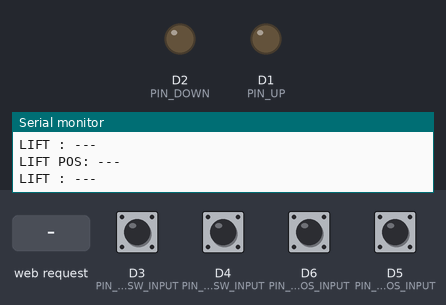
Simulated run of this sketch. Board: ESP8266 (NodeMCU). Parts: output pins drawn as LEDs (lit = HIGH), the last lines printed to the serial monitor. Inputs (shaded band) come from the test bench; at power-on: D3 (PIN_UP_SW_INPUT), D4 (PIN_DOWN_SW_INPUT), D5 (PIN_UP_POS_INPUT), D6 (PIN_DOWN_POS_INPUT) HIGH. WiFi joins after 1.5 s; servers stay silent unless stated.

Above: at 2.7 s.
2.8 s: D3 (PIN_UP_SW_INPUT) pulled LOW for 0.15 s
At 4.0 s:
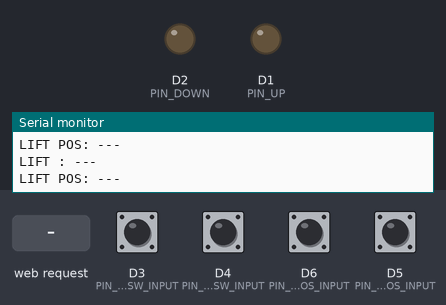
4.4 s: D4 (PIN_DOWN_SW_INPUT) pulled LOW for 0.15 s
At 4.5 s:
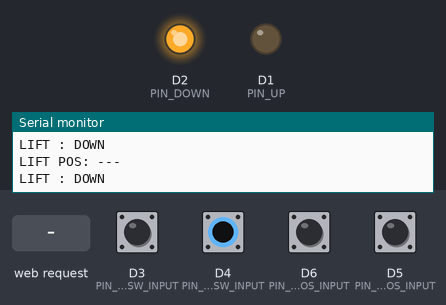
9.2 s: HTTP request GET /down received
At 10.1 s:
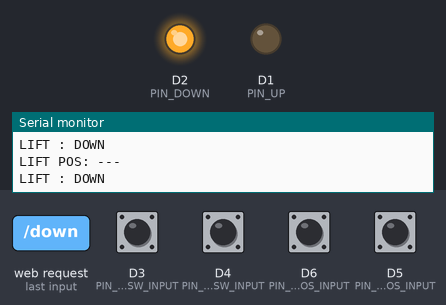
12.2 s: HTTP request GET /up received
At 13.5 s:
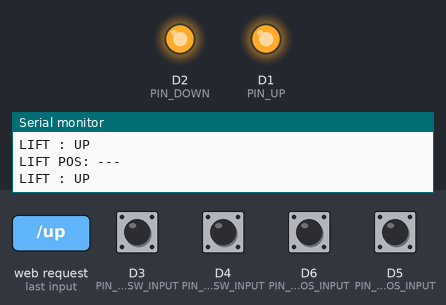
Timing chart, 0 to 14.7 s (numbered marks = the images above; inputs shaded):
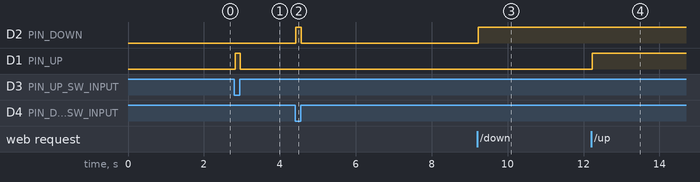

Measured:
- after the input at 2.8 s, D1 (PIN_UP): LOW → HIGH at once, → LOW 0.14 s later
- after the input at 4.4 s, D2 (PIN_DOWN): LOW → HIGH at once, → LOW 0.15 s later
- after the input at 9.2 s, D2 (PIN_DOWN): LOW → HIGH at once
- after the input at 12.2 s, D1 (PIN_UP): LOW → HIGH at once

The sketch:

AGV_LIFT.ino
```cpp
#include <ESP8266WiFi.h>
#include "ESPAsyncWebServer.h"
#include <ESP8266HTTPClient.h>
//#include <avr/wdt.h>

AsyncWebServer server(80);

byte PIN_UP_POS_INPUT   = D5
    ,PIN_DOWN_POS_INPUT = D6
    ,PIN_UP_SW_INPUT    = D3
    ,PIN_DOWN_SW_INPUT  = D4
    ,PIN_UP             = D1
    ,PIN_DOWN           = D2;
int liftPos             = 0
   ,liftGo              = 0;
bool httpSw             = false;
int prevMillis = 0, currMillis = 0, disconn = 10;

void setup() {
  Serial.begin(9600);

  pinMode(PIN_UP_POS_INPUT,   INPUT_PULLUP);
  pinMode(PIN_DOWN_POS_INPUT, INPUT_PULLUP);
  pinMode(PIN_UP_SW_INPUT,   INPUT_PULLUP);
  pinMode(PIN_DOWN_SW_INPUT, INPUT_PULLUP);
  pinMode(PIN_UP,   OUTPUT);    digitalWrite(PIN_UP   , LOW);
  pinMode(PIN_DOWN, OUTPUT);    digitalWrite(PIN_DOWN , LOW);

  WiFi.mode(WIFI_STA);
  WiFi.begin("AGV_AP01", "1q2w3e4r");
  int timeout = 30;
  while (WiFi.status() != WL_CONNECTED){
    delay(500);
    Serial.print(".");
    if(timeout-- <= 0){ ESP.restart(); }
  }
  Serial.println("");
  Serial.println("WiFi connected");
  Serial.println(WiFi.localIP());

  server.on("/", HTTP_GET, [](AsyncWebServerRequest *request){
    request->send(200, "text/plain", String(liftPos));
  });
  server.on("/up", HTTP_GET, [](AsyncWebServerRequest *request){
    liftGo = 2;
    httpSw = true;
    request->send(200, "text/plain", String(liftPos));
  });
  server.on("/down", HTTP_GET, [](AsyncWebServerRequest *request){
    liftGo = 1;
    httpSw = true;
    request->send(200, "text/plain", String(liftPos));
  });
  server.on("/stop", HTTP_GET, [](AsyncWebServerRequest *request){
    liftGo = 0;
    httpSw = false;
    request->send(200, "text/plain", String(liftPos));
  });

  server.begin();
}

void loop() {
  currMillis = millis();
  if ((currMillis - prevMillis) > 1000) {
    prevMillis = currMillis;
    if(WiFi.status() != WL_CONNECTED){ if(disconn-- <= 0){ ESP.restart(); } }
  }

  if(digitalRead(PIN_UP_SW_INPUT) == LOW){
    liftGo = 2;     httpSw = false;
  }else if(digitalRead(PIN_DOWN_SW_INPUT) == LOW){
    liftGo = 1;     httpSw = false;
  }else if(!httpSw){   liftGo = 0;  }

  if(digitalRead(PIN_UP_POS_INPUT) == LOW){
    liftPos = 2;
    if(liftGo == 2){ liftGo = 0;   httpSw = false; }
  }else if(digitalRead(PIN_DOWN_POS_INPUT) == LOW){
    liftPos = 1;
    if(liftGo == 1){ liftGo = 0;   httpSw = false; }
  }else{  liftPos = 0; }

  if(liftGo == 2){      digitalWrite(PIN_UP   , HIGH); }
  else if(liftGo == 1){ digitalWrite(PIN_DOWN , HIGH); }
  else{
    digitalWrite(PIN_UP   , LOW);
    digitalWrite(PIN_DOWN , LOW);
  }
  Serial.print("LIFT POS: ");
  Serial.println(liftPos == 1 ? "DOWN" : liftPos == 2 ? "UP" : "---");
  Serial.print("LIFT : ");
  Serial.println(liftGo == 1 ? "DOWN" : liftGo == 2 ? "UP" : "---");
//   delay(500);
}
```
